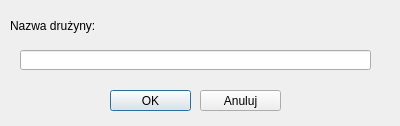
<?xml version="1.0" encoding="UTF-8"?>
<ui version="4.0">
 <class>AddTeam</class>
 <widget class="QDialog" name="AddTeam">
  <property name="geometry">
   <rect>
    <x>0</x>
    <y>0</y>
    <width>400</width>
    <height>126</height>
   </rect>
  </property>
  <property name="windowTitle">
   <string>Dialog</string>
  </property>
  <widget class="QLabel" name="label">
   <property name="geometry">
    <rect>
     <x>10</x>
     <y>10</y>
     <width>121</width>
     <height>31</height>
    </rect>
   </property>
   <property name="text">
    <string>Nazwa drużyny:</string>
   </property>
  </widget>
  <widget class="QLineEdit" name="teamName">
   <property name="geometry">
    <rect>
     <x>20</x>
     <y>50</y>
     <width>351</width>
     <height>20</height>
    </rect>
   </property>
  </widget>
  <widget class="QPushButton" name="confirm">
   <property name="geometry">
    <rect>
     <x>110</x>
     <y>90</y>
     <width>81</width>
     <height>21</height>
    </rect>
   </property>
   <property name="text">
    <string>OK</string>
   </property>
  </widget>
  <widget class="QPushButton" name="cancel">
   <property name="geometry">
    <rect>
     <x>200</x>
     <y>90</y>
     <width>81</width>
     <height>21</height>
    </rect>
   </property>
   <property name="text">
    <string>Anuluj</string>
   </property>
  </widget>
 </widget>
 <resources/>
 <connections/>
</ui>
